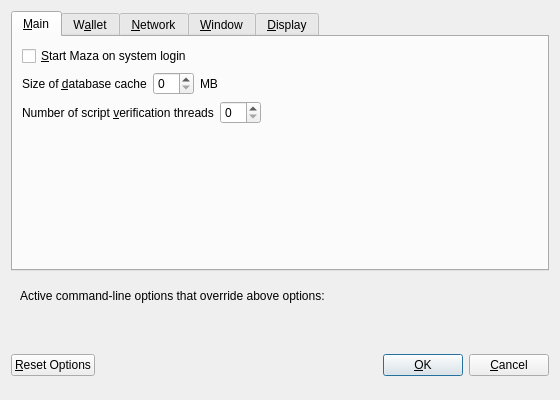
<?xml version="1.0" encoding="UTF-8"?>
<ui version="4.0">
 <class>OptionsDialog</class>
 <widget class="QDialog" name="OptionsDialog">
  <property name="geometry">
   <rect>
    <x>0</x>
    <y>0</y>
    <width>560</width>
    <height>400</height>
   </rect>
  </property>
  <property name="windowTitle">
   <string>Options</string>
  </property>
  <property name="modal">
   <bool>true</bool>
  </property>
  <layout class="QVBoxLayout" name="verticalLayout">
   <item>
    <widget class="QTabWidget" name="tabWidget">
     <property name="currentIndex">
      <number>0</number>
     </property>
     <widget class="QWidget" name="tabMain">
      <attribute name="title">
       <string>&amp;Main</string>
      </attribute>
      <layout class="QVBoxLayout" name="verticalLayout_Main">
       <item>
        <widget class="QCheckBox" name="bitcoinAtStartup">
         <property name="toolTip">
          <string>Automatically start Maza after logging in to the system.</string>
         </property>
         <property name="text">
          <string>&amp;Start Maza on system login</string>
         </property>
        </widget>
       </item>
       <item>
        <layout class="QHBoxLayout" name="horizontalLayout_2_Main">
         <item>
          <widget class="QLabel" name="databaseCacheLabel">
           <property name="text">
            <string>Size of &amp;database cache</string>
           </property>
           <property name="textFormat">
            <enum>Qt::PlainText</enum>
           </property>
           <property name="buddy">
            <cstring>databaseCache</cstring>
           </property>
          </widget>
         </item>
         <item>
          <widget class="QSpinBox" name="databaseCache"/>
         </item>
         <item>
          <widget class="QLabel" name="databaseCacheUnitLabel">
           <property name="text">
            <string>MB</string>
           </property>
           <property name="textFormat">
            <enum>Qt::PlainText</enum>
           </property>
          </widget>
         </item>
         <item>
          <spacer name="horizontalSpacer_2_Main">
           <property name="orientation">
            <enum>Qt::Horizontal</enum>
           </property>
           <property name="sizeHint" stdset="0">
            <size>
             <width>40</width>
             <height>20</height>
            </size>
           </property>
          </spacer>
         </item>
        </layout>
       </item>
       <item>
        <layout class="QHBoxLayout" name="horizontalLayout_3_Main">
         <item>
          <widget class="QLabel" name="threadsScriptVerifLabel">
           <property name="text">
            <string>Number of script &amp;verification threads</string>
           </property>
           <property name="textFormat">
            <enum>Qt::PlainText</enum>
           </property>
           <property name="buddy">
            <cstring>threadsScriptVerif</cstring>
           </property>
          </widget>
         </item>
         <item>
          <widget class="QSpinBox" name="threadsScriptVerif">
           <property name="toolTip">
            <string>(0 = auto, &lt;0 = leave that many cores free)</string>
           </property>
          </widget>
         </item>
         <item>
          <spacer name="horizontalSpacer_3_Main">
           <property name="orientation">
            <enum>Qt::Horizontal</enum>
           </property>
           <property name="sizeHint" stdset="0">
            <size>
             <width>40</width>
             <height>20</height>
            </size>
           </property>
          </spacer>
         </item>
        </layout>
       </item>
       <item>
        <spacer name="verticalSpacer_Main">
         <property name="orientation">
          <enum>Qt::Vertical</enum>
         </property>
         <property name="sizeHint" stdset="0">
          <size>
           <width>20</width>
           <height>40</height>
          </size>
         </property>
        </spacer>
       </item>
      </layout>
     </widget>
     <widget class="QWidget" name="tabWallet">
      <attribute name="title">
       <string>W&amp;allet</string>
      </attribute>
      <layout class="QVBoxLayout" name="verticalLayout_Wallet">
       <item>
        <widget class="QGroupBox" name="groupBox">
         <property name="title">
          <string>Expert</string>
         </property>
         <layout class="QVBoxLayout" name="verticalLayout_2">
          <item>
           <widget class="QCheckBox" name="coinControlFeatures">
            <property name="toolTip">
             <string>Whether to show coin control features or not.</string>
            </property>
            <property name="text">
             <string>Enable coin &amp;control features</string>
            </property>
           </widget>
          </item>
          <item>
           <widget class="QCheckBox" name="spendZeroConfChange">
            <property name="toolTip">
             <string>If you disable the spending of unconfirmed change, the change from a transaction cannot be used until that transaction has at least one confirmation. This also affects how your balance is computed.</string>
            </property>
            <property name="text">
             <string>&amp;Spend unconfirmed change</string>
            </property>
           </widget>
          </item>
         </layout>
        </widget>
       </item>
       <item>
        <spacer name="verticalSpacer_Wallet">
         <property name="orientation">
          <enum>Qt::Vertical</enum>
         </property>
         <property name="sizeHint" stdset="0">
          <size>
           <width>20</width>
           <height>40</height>
          </size>
         </property>
        </spacer>
       </item>
      </layout>
     </widget>
     <widget class="QWidget" name="tabNetwork">
      <attribute name="title">
       <string>&amp;Network</string>
      </attribute>
      <layout class="QVBoxLayout" name="verticalLayout_Network">
       <item>
        <widget class="QCheckBox" name="mapPortUpnp">
         <property name="toolTip">
          <string>Automatically open the Maza client port on the router. This only works when your router supports UPnP and it is enabled.</string>
         </property>
         <property name="text">
          <string>Map port using &amp;UPnP</string>
         </property>
        </widget>
       </item>
       <item>
        <widget class="QCheckBox" name="allowIncoming">
         <property name="toolTip">
          <string>Accept connections from outside</string>
         </property>
         <property name="text">
          <string>Allow incoming connections</string>
         </property>
        </widget>
       </item>
       <item>
        <widget class="QCheckBox" name="connectSocks">
         <property name="toolTip">
          <string>Connect to the Maza network through a SOCKS5 proxy.</string>
         </property>
         <property name="text">
          <string>&amp;Connect through SOCKS5 proxy (default proxy):</string>
         </property>
        </widget>
       </item>
       <item>
        <layout class="QHBoxLayout" name="horizontalLayout_1_Network">
         <item>
          <widget class="QLabel" name="proxyIpLabel">
           <property name="text">
            <string>Proxy &amp;IP:</string>
           </property>
           <property name="textFormat">
            <enum>Qt::PlainText</enum>
           </property>
           <property name="buddy">
            <cstring>proxyIp</cstring>
           </property>
          </widget>
         </item>
         <item>
          <widget class="QValidatedLineEdit" name="proxyIp">
           <property name="minimumSize">
            <size>
             <width>140</width>
             <height>0</height>
            </size>
           </property>
           <property name="maximumSize">
            <size>
             <width>140</width>
             <height>16777215</height>
            </size>
           </property>
           <property name="toolTip">
            <string>IP address of the proxy (e.g. IPv4: 127.0.0.1 / IPv6: ::1)</string>
           </property>
          </widget>
         </item>
         <item>
          <widget class="QLabel" name="proxyPortLabel">
           <property name="text">
            <string>&amp;Port:</string>
           </property>
           <property name="textFormat">
            <enum>Qt::PlainText</enum>
           </property>
           <property name="buddy">
            <cstring>proxyPort</cstring>
           </property>
          </widget>
         </item>
         <item>
          <widget class="QLineEdit" name="proxyPort">
           <property name="minimumSize">
            <size>
             <width>55</width>
             <height>0</height>
            </size>
           </property>
           <property name="maximumSize">
            <size>
             <width>55</width>
             <height>16777215</height>
            </size>
           </property>
           <property name="toolTip">
            <string>Port of the proxy (e.g. 9050)</string>
           </property>
          </widget>
         </item>
         <item>
          <spacer name="horizontalSpacer_1_Network">
           <property name="orientation">
            <enum>Qt::Horizontal</enum>
           </property>
           <property name="sizeHint" stdset="0">
            <size>
             <width>40</width>
             <height>20</height>
            </size>
           </property>
          </spacer>
         </item>
        </layout>
       </item>
       <item>
        <spacer name="verticalSpacer_Network">
         <property name="orientation">
          <enum>Qt::Vertical</enum>
         </property>
         <property name="sizeHint" stdset="0">
          <size>
           <width>20</width>
           <height>40</height>
          </size>
         </property>
        </spacer>
       </item>
      </layout>
     </widget>
     <widget class="QWidget" name="tabWindow">
      <attribute name="title">
       <string>&amp;Window</string>
      </attribute>
      <layout class="QVBoxLayout" name="verticalLayout_Window">
       <item>
        <widget class="QCheckBox" name="minimizeToTray">
         <property name="toolTip">
          <string>Show only a tray icon after minimizing the window.</string>
         </property>
         <property name="text">
          <string>&amp;Minimize to the tray instead of the taskbar</string>
         </property>
        </widget>
       </item>
       <item>
        <widget class="QCheckBox" name="minimizeOnClose">
         <property name="toolTip">
          <string>Minimize instead of exit the application when the window is closed. When this option is enabled, the application will be closed only after selecting Quit in the menu.</string>
         </property>
         <property name="text">
          <string>M&amp;inimize on close</string>
         </property>
        </widget>
       </item>
       <item>
        <spacer name="verticalSpacer_Window">
         <property name="orientation">
          <enum>Qt::Vertical</enum>
         </property>
         <property name="sizeHint" stdset="0">
          <size>
           <width>20</width>
           <height>40</height>
          </size>
         </property>
        </spacer>
       </item>
      </layout>
     </widget>
     <widget class="QWidget" name="tabDisplay">
      <attribute name="title">
       <string>&amp;Display</string>
      </attribute>
      <layout class="QVBoxLayout" name="verticalLayout_Display">
       <item>
        <layout class="QHBoxLayout" name="horizontalLayout_1_Display">
         <item>
          <widget class="QLabel" name="langLabel">
           <property name="text">
            <string>User Interface &amp;language:</string>
           </property>
           <property name="textFormat">
            <enum>Qt::PlainText</enum>
           </property>
           <property name="buddy">
            <cstring>lang</cstring>
           </property>
          </widget>
         </item>
         <item>
          <widget class="QValueComboBox" name="lang">
           <property name="toolTip">
            <string>The user interface language can be set here. This setting will take effect after restarting Maza.</string>
           </property>
          </widget>
         </item>
        </layout>
       </item>
       <item>
        <layout class="QHBoxLayout" name="horizontalLayout_2_Display">
         <item>
          <widget class="QLabel" name="unitLabel">
           <property name="text">
            <string>&amp;Unit to show amounts in:</string>
           </property>
           <property name="textFormat">
            <enum>Qt::PlainText</enum>
           </property>
           <property name="buddy">
            <cstring>unit</cstring>
           </property>
          </widget>
         </item>
         <item>
          <widget class="QValueComboBox" name="unit">
           <property name="toolTip">
            <string>Choose the default subdivision unit to show in the interface and when sending coins.</string>
           </property>
          </widget>
         </item>
        </layout>
       </item>
       <item>
        <layout class="QHBoxLayout" name="horizontalLayout_3_Display">
         <item>
          <widget class="QLabel" name="thirdPartyTxUrlsLabel">
           <property name="toolTip">
            <string>Third party URLs (e.g. a block explorer) that appear in the transactions tab as context menu items. %s in the URL is replaced by transaction hash. Multiple URLs are separated by vertical bar |.</string>
           </property>
           <property name="text">
            <string>Third party transaction URLs</string>
           </property>
           <property name="buddy">
            <cstring>thirdPartyTxUrls</cstring>
           </property>
          </widget>
         </item>
         <item>
          <widget class="QLineEdit" name="thirdPartyTxUrls">
           <property name="toolTip">
            <string>Third party URLs (e.g. a block explorer) that appear in the transactions tab as context menu items. %s in the URL is replaced by transaction hash. Multiple URLs are separated by vertical bar |.</string>
           </property>
          </widget>
         </item>
        </layout>
       </item>
       <item>
        <spacer name="verticalSpacer_Display">
         <property name="orientation">
          <enum>Qt::Vertical</enum>
         </property>
         <property name="sizeHint" stdset="0">
          <size>
           <width>20</width>
           <height>40</height>
          </size>
         </property>
        </spacer>
       </item>
      </layout>
     </widget>
    </widget>
   </item>
   <item>
    <widget class="QFrame" name="frame">
     <layout class="QVBoxLayout" name="verticalLayout_Bottom">
      <item>
       <layout class="QHBoxLayout" name="horizontalLayout_Bottom">
        <item>
         <widget class="QLabel" name="overriddenByCommandLineInfoLabel">
          <property name="text">
           <string>Active command-line options that override above options:</string>
          </property>
          <property name="textFormat">
           <enum>Qt::PlainText</enum>
          </property>
         </widget>
        </item>
        <item>
         <spacer name="horizontalSpacer_Bottom">
          <property name="orientation">
           <enum>Qt::Horizontal</enum>
          </property>
          <property name="sizeHint" stdset="0">
           <size>
            <width>40</width>
            <height>20</height>
           </size>
          </property>
         </spacer>
        </item>
       </layout>
      </item>
      <item>
       <widget class="QLabel" name="overriddenByCommandLineLabel">
        <property name="text">
         <string/>
        </property>
        <property name="textFormat">
         <enum>Qt::PlainText</enum>
        </property>
        <property name="wordWrap">
         <bool>true</bool>
        </property>
       </widget>
      </item>
     </layout>
    </widget>
   </item>
   <item>
    <layout class="QHBoxLayout" name="horizontalLayout_Buttons">
     <item>
      <widget class="QPushButton" name="resetButton">
       <property name="toolTip">
        <string>Reset all client options to default.</string>
       </property>
       <property name="text">
        <string>&amp;Reset Options</string>
       </property>
       <property name="autoDefault">
        <bool>false</bool>
       </property>
      </widget>
     </item>
     <item>
      <spacer name="horizontalSpacer_1">
       <property name="orientation">
        <enum>Qt::Horizontal</enum>
       </property>
       <property name="sizeHint" stdset="0">
        <size>
         <width>40</width>
         <height>48</height>
        </size>
       </property>
      </spacer>
     </item>
     <item>
      <widget class="QLabel" name="statusLabel">
       <property name="minimumSize">
        <size>
         <width>200</width>
         <height>0</height>
        </size>
       </property>
       <property name="font">
        <font>
         <weight>75</weight>
         <bold>true</bold>
        </font>
       </property>
       <property name="text">
        <string/>
       </property>
       <property name="textFormat">
        <enum>Qt::PlainText</enum>
       </property>
       <property name="wordWrap">
        <bool>true</bool>
       </property>
      </widget>
     </item>
     <item>
      <spacer name="horizontalSpacer_2">
       <property name="orientation">
        <enum>Qt::Horizontal</enum>
       </property>
       <property name="sizeHint" stdset="0">
        <size>
         <width>40</width>
         <height>48</height>
        </size>
       </property>
      </spacer>
     </item>
     <item>
      <widget class="QPushButton" name="okButton">
       <property name="text">
        <string>&amp;OK</string>
       </property>
       <property name="autoDefault">
        <bool>false</bool>
       </property>
       <property name="default">
        <bool>true</bool>
       </property>
      </widget>
     </item>
     <item>
      <widget class="QPushButton" name="cancelButton">
       <property name="text">
        <string>&amp;Cancel</string>
       </property>
       <property name="autoDefault">
        <bool>false</bool>
       </property>
      </widget>
     </item>
    </layout>
   </item>
  </layout>
 </widget>
 <customwidgets>
  <customwidget>
   <class>QValidatedLineEdit</class>
   <extends>QLineEdit</extends>
   <header>qvalidatedlineedit.h</header>
  </customwidget>
  <customwidget>
   <class>QValueComboBox</class>
   <extends>QComboBox</extends>
   <header>qvaluecombobox.h</header>
  </customwidget>
 </customwidgets>
 <resources/>
 <connections/>
</ui>
